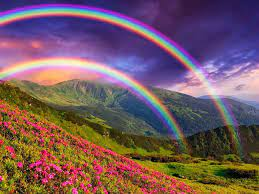
#> input picture rainbow.jpg, 259 x 194 px
$ python -i image_processing.py   (imports and definitions only)
#> lines starting #> are read from the running program, lines starting #| are printed output that depends on the picture; after the words box and inside, x2 and y2 are one past the last pixel; in counts of white or black regions, pixels touching at a corner belong together
import cv2
import easygui
import matplotlib.pyplot as plt
import os
import numpy as np
import tkinter as tk
from tkinter import *

# [4 lines not run here, left out]

# [1 line that did not run here, left out]

def exponential_function(channel, exp):
    table = np.array([min((i**exp), 255) for i in np.arange(0, 256)]).astype("uint8") # creating table for exponent
    channel = cv2.LUT(channel, table)
    return channel

def tone(img, number):
    for i in range(3):
        if i == number:
            img[:, :, i] = exponential_function(img[:, :, i], 1.05) # applying exponential function on slice
        else:
            img[:, :, i] = 0 # setting values of all other slices to 0
    return img

def u():
    Imagepath = easygui.fileopenbox()
    c(Imagepath)

def c(Imagepath):
#> called with Imagepath = 'rainbow.jpg'
    orig = cv2.imread(Imagepath)
#> orig is the input picture: shape (194, 259, 3); mean B, G, R 96, 89.7, 116.8
    orig = cv2.cvtColor(orig, cv2.COLOR_BGR2RGB)

    if orig is None:
        print("No image found.")
        exit()

    R1 = cv2.resize(orig, (930, 510))

    img_gray = cv2.cvtColor(orig, cv2.COLOR_BGR2GRAY)
    R2 = cv2.resize(img_gray, (930, 510))

    smooth = cv2.medianBlur(img_gray, 5)
    R3 = cv2.resize(smooth, (930, 510))

    edges = cv2.adaptiveThreshold(smooth, 255, cv2.ADAPTIVE_THRESH_MEAN_C, cv2.THRESH_BINARY, 9, 9)
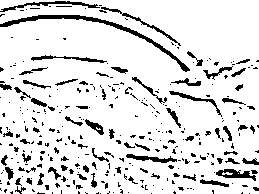
#> edges: shape (194, 259); 87.6% white; 323 black regions (254 under 20 px), largest, box (x1, y1, x2, y2) and area: (0, 15, 190, 72) 806, (0, 1, 100, 12) 272, (216, 169, 256, 181) 229
    R4 = cv2.resize(edges, (930, 510))

    img_filter = cv2.bilateralFilter(orig, 9, 300, 300)
    R5 = cv2.resize(img_filter, (930, 510))

    cartoon = cv2.bitwise_and(img_filter, img_filter, mask=edges)
    R6 = cv2.resize(cartoon, (930, 510))

    bright = cv2.convertScaleAbs(orig, alpha=1.5, beta=10)
    R7 = cv2.resize(bright, (930, 510))

    dark = cv2.convertScaleAbs(orig, alpha=1.5, beta=1)
    R8 = cv2.resize(dark, (930, 510))

    hsv = cv2.cvtColor(orig, cv2.COLOR_BGR2HSV)
#> hsv: shape (194, 259, 3); mean H, S, V 114.4, 142.5, 138.2
    R9 =  cv2.resize(hsv, (930, 510))
#> R9: shape (510, 930, 3); mean H, S, V 114.3, 142.4, 138.1

    pencil_gray, pencil_rgb = cv2.pencilSketch(orig, sigma_s=60, sigma_r=0.07, shade_factor=0.05)
    R10 = cv2.resize(pencil_gray, (930, 510))
    R11 = cv2.resize(pencil_rgb, (930, 510))


    #DUO TONE FILTERS
    origcopy = np.array(orig)
    green = tone(origcopy, 1)
    R12 = cv2.resize(green, (930, 510))

    origcopy = np.array(orig)
    red = tone(origcopy, 2)
#> call 2 of tone, with number = 2
#> after the loop in tone (call 2), `for i in range(3):`:
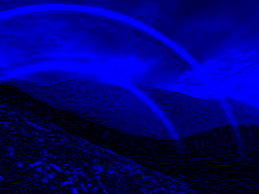
#> img: shape (194, 259, 3); mean R, G, B 0, 0, 119.8
    R13 = cv2.resize(red, (930, 510))

    origcopy = np.array(orig)
    blue = tone(origcopy, 0)
#> call 3 of tone, with number = 0
#> after the loop in tone (call 3), `for i in range(3):`:
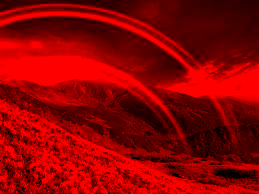
#> img: shape (194, 259, 3); mean R, G, B 143.3, 0, 0
    R14 = cv2.resize(blue, (930, 510))

    #SEPIA
    origcopy = np.array(orig, dtype=np.float64) # converting to float to prevent loss
    origcopy = cv2.transform(origcopy, np.matrix([[0.272, 0.534, 0.131],
                                        [0.349, 0.686, 0.168],
                                        [0.393, 0.769, 0.189]])) # multipying image with special sepia matrix
    origcopy[np.where(origcopy > 255)] = 255 # normalizing values greater than 255 to 255
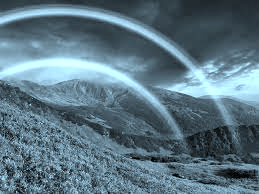
#> origcopy: shape (194, 259, 3) float64; mean R, G, B 92.2, 118.1, 131.6
    sepia = np.array(origcopy, dtype=np.uint8) # converting back to int
    R15 = cv2.resize(sepia, (930, 510))

    #Embossing
    height, width = orig.shape[:2]
#> height = 194; width = 259
    y = np.ones((height, width), np.uint8) * 128
    output = np.zeros((height, width), np.uint8)
    # generating the kernels
    kernel1 = np.array([[0, -1, -1], # kernel for embossing bottom left side
                        [1, 0, -1],
                        [1, 1, 0]])
    kernel2 = np.array([[-1, -1, 0], # kernel for embossing bottom right side
                        [-1, 0, 1],
                        [0, 1, 1]])
    # you can generate kernels for embossing top as well
    output1 = cv2.add(cv2.filter2D(img_gray, -1, kernel1), y) # emboss on bottom left side
    output2 = cv2.add(cv2.filter2D(img_gray, -1, kernel2), y) # emboss on bottom right side
    for i in range(height):
        for j in range(width):
            output[i, j] = max(output1[i, j], output2[i, j]) # combining both embosses to produce stronger emboss
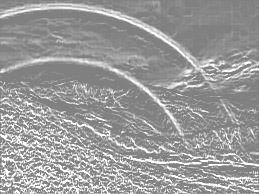
#> output: shape (194, 259); min 128, max 255, mean 154.9

    R16 = cv2.resize(output1, (930, 510))
    R17 = cv2.resize(output2, (930, 510))
    R18 = cv2.resize(output, (930, 510))
    graycopy = np.array(img_gray)
    ret, x = cv2.threshold(graycopy,127,255,cv2.THRESH_BINARY)
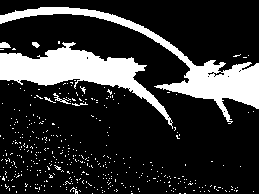
#> x: shape (194, 259); 19.3% white; 407 white regions (400 under 20 px), largest, box (x1, y1, x2, y2) and area: (0, 42, 173, 129) 4426, (0, 7, 259, 124) 4308, (53, 93, 71, 104) 56
    R19 = cv2.resize(x, (930, 510))
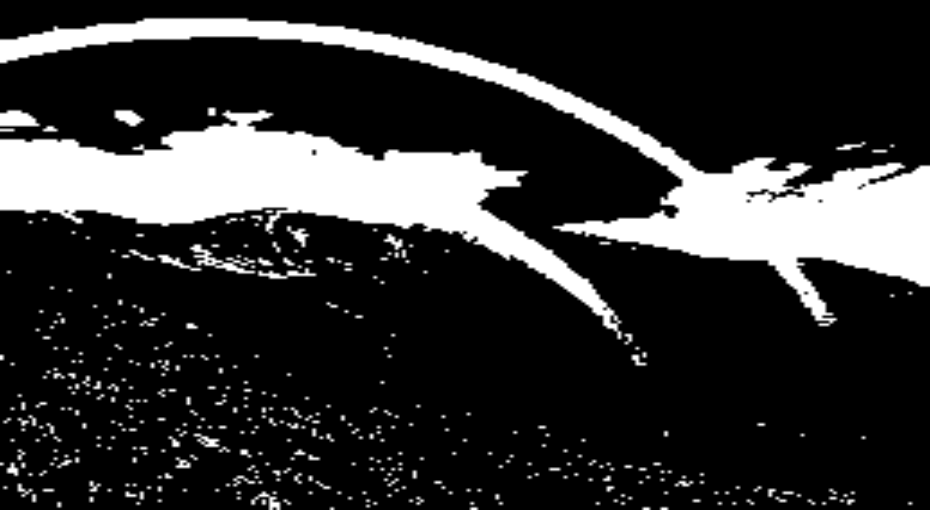
#> R19: shape (510, 930); min 0, max 255, mean 49.2

    invert = cv2.cvtColor(orig, cv2.COLOR_RGB2BGR)
    R20 = cv2.resize(invert, (930, 510))

    images = [R1, R2, R3, R4, R5, R6]
    titles = ['Original', 'Grayscale', 'GrayScale-Smoothened', 'Edge-Detection', 'Bilateral-Filter', 'Cartoon']
    fig, axes = plt.subplots(3, 2, figsize=(8, 14), subplot_kw={'xticks': [], 'yticks':[]}, gridspec_kw = dict(hspace = 0.4, wspace = 0.4))

    for i, ax in enumerate(axes.flat):
        ax.imshow(images[i], cmap = 'gray')
        ax.set_title(titles[i])

    images2 = [R7, R8, R9, R10, R11, R12]
    titles2 = ['Increased-Brightness', 'Decreased-Brightness', 'HSV', 'Grayscale-Pencil-Sketch', 'Colored-Pencil-Sketch', 'Green-Duo-Tone']
    fig, axes = plt.subplots(3, 2, figsize=(8, 14), subplot_kw={'xticks': [], 'yticks':[]}, gridspec_kw = dict(hspace = 0.4, wspace = 0.4))

    for i, ax in enumerate(axes.flat):
        ax.imshow(images2[i], cmap = 'gray')
        ax.set_title(titles2[i])

    images3 = [R13, R14, R15, R16, R17, R18]
    titles3 = ['Red-Duo-Tone', 'Blue-Duo-Tone', 'Sepia', 'Emboss-Bottom-Right', 'Emboss-Bottom-Left', 'Combined-Emboss']
    fig, axes = plt.subplots(3, 2, figsize=(8, 14), subplot_kw={'xticks': [], 'yticks':[]}, gridspec_kw = dict(hspace = 0.4, wspace = 0.4))

    for i, ax in enumerate(axes.flat):
        ax.imshow(images3[i], cmap = 'gray')
        ax.set_title(titles3[i])

    images4 = [R19, R20]
    titles4 = ['Threshold', 'Inversion']
    fig, axes = plt.subplots(2, 1, figsize=(8, 14), subplot_kw={'xticks': [], 'yticks':[]}, gridspec_kw = dict(hspace = 0.4, wspace = 0.4))

    for i, ax in enumerate(axes.flat):
        ax.imshow(images4[i], cmap = 'gray')
        ax.set_title(titles4[i])

    images = images + images2 + images3 + images4
#> images = 20 items
    titles = titles + titles2 + titles3 + titles4
#> (the run stopped early here; a loop or call above may not have finished)

$ run again, on sunflower.jpg
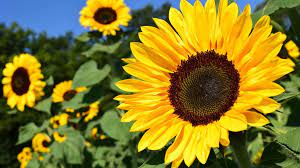
#> input picture sunflower.jpg, 300 x 168 px
#> in c, orig is the input picture: shape (168, 300, 3); mean B, G, R 38.5, 122.6, 133.9
#> in c, `edges = cv2.adaptiveThreshold(smooth, 255, cv2.ADAPTIVE_THRESH_MEAN_C,..`:
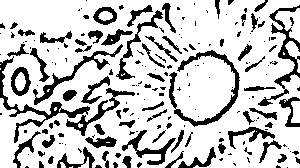
#> edges: shape (168, 300); 77.9% white; 193 black regions (118 under 20 px), largest, box (x1, y1, x2, y2) and area: (169, 50, 240, 127) 936, (0, 56, 90, 143) 861, (258, 5, 300, 106) 798
#> hsv: shape (168, 300, 3); mean H, S, V 83.4, 196.8, 150
#> R9: shape (510, 930, 3); mean H, S, V 83.3, 196.7, 149.9
#> x: shape (168, 300); 40.7% white; 156 white regions (126 under 20 px), largest, box (x1, y1, x2, y2) and area: (0, 0, 295, 168) 16439, (2, 54, 46, 111) 1029, (73, 62, 109, 83) 264
#> in c, `R19 = cv2.resize(x, (930, 510))`:
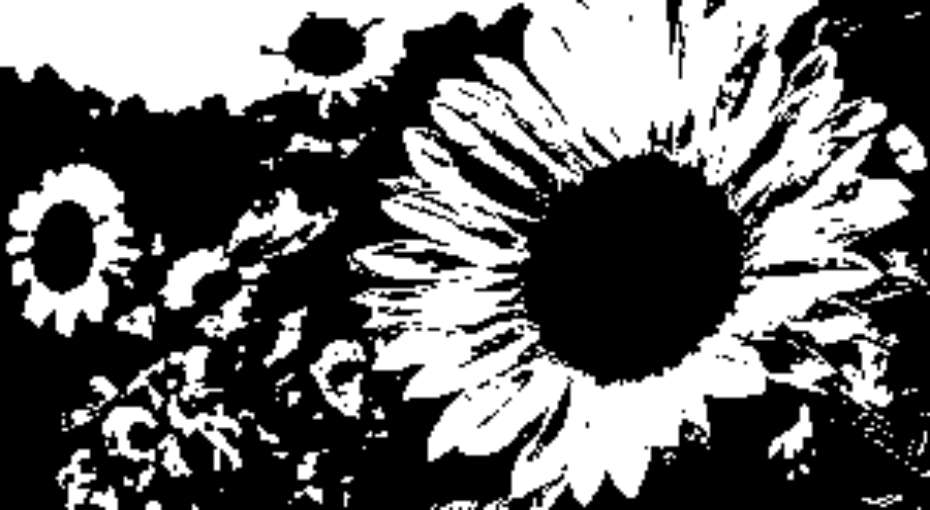
#> R19: shape (510, 930); min 0, max 255, mean 103.8
#> images = 20 items

$ run again, on parrots.png
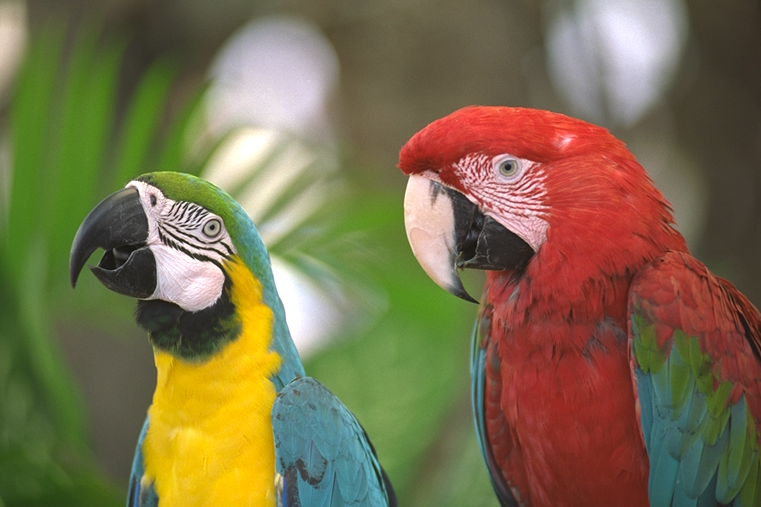
#> input picture parrots.png, 761 x 507 px
#> in c, orig is the input picture: shape (507, 761, 3); mean B, G, R 76.2, 110.3, 122.5
#> in c, `edges = cv2.adaptiveThreshold(smooth, 255, cv2.ADAPTIVE_THRESH_MEAN_C,..`:
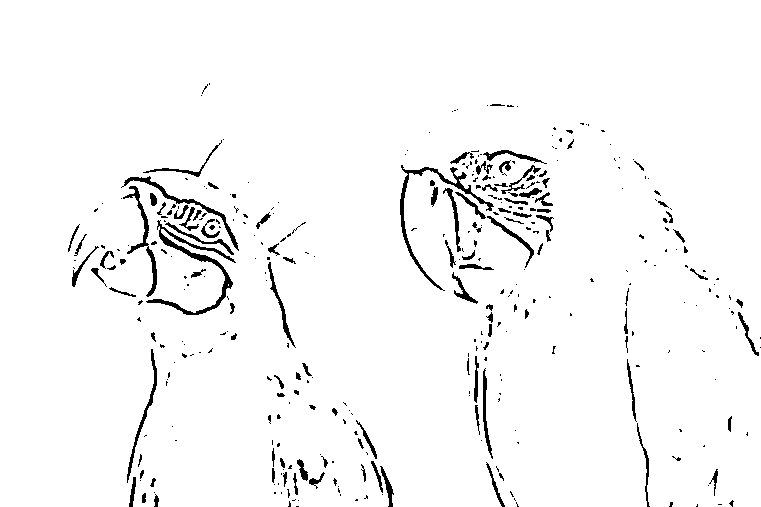
#> edges: shape (507, 761); 96.7% white; 364 black regions (249 under 20 px), largest, box (x1, y1, x2, y2) and area: (146, 220, 236, 315) 1106, (400, 165, 494, 291) 934, (121, 176, 239, 251) 579
#> hsv: shape (507, 761, 3); mean H, S, V 91.9, 111.7, 134.2
#> R9: shape (510, 930, 3); mean H, S, V 91.8, 111.5, 134.1
#> in c, `R15 = cv2.resize(sepia, (930, 510))`:
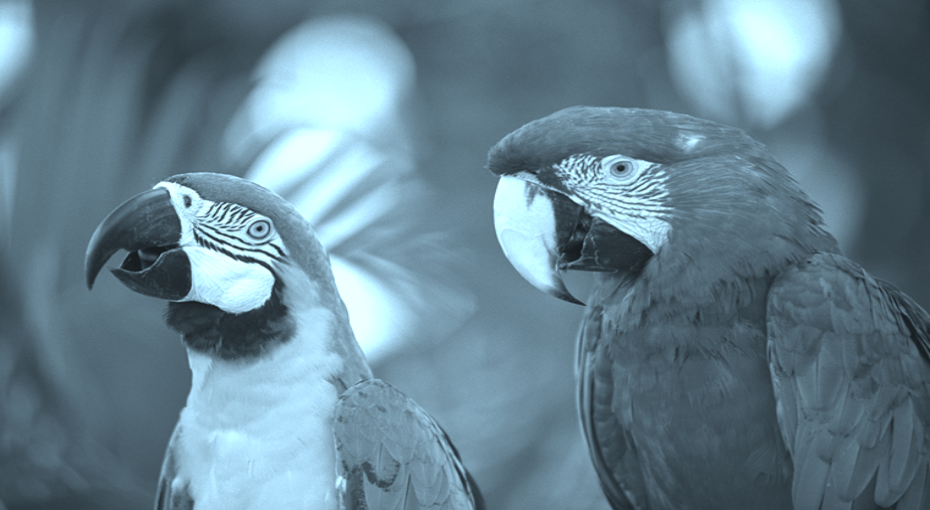
#> R15: shape (510, 930, 3); mean R, G, B 101.6, 129.7, 143.8
#> images = 20 items
